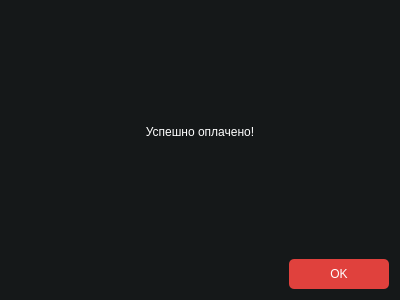
<?xml version="1.0" encoding="UTF-8"?>
<ui version="4.0">
 <class>Dialog</class>
 <widget class="QDialog" name="Dialog">
  <property name="geometry">
   <rect>
    <x>0</x>
    <y>0</y>
    <width>400</width>
    <height>300</height>
   </rect>
  </property>
  <property name="minimumSize">
   <size>
    <width>400</width>
    <height>300</height>
   </size>
  </property>
  <property name="maximumSize">
   <size>
    <width>400</width>
    <height>300</height>
   </size>
  </property>
  <property name="windowTitle">
   <string>Оплачено!</string>
  </property>
  <property name="windowIcon">
   <iconset resource="../icon_and_logo_qrc/Logo.qrc">
    <normaloff>:/newPrefix/img/LOGO_icon_4.png</normaloff>:/newPrefix/img/LOGO_icon_4.png</iconset>
  </property>
  <property name="styleSheet">
   <string notr="true">background-color: #151819;</string>
  </property>
  <layout class="QVBoxLayout" name="verticalLayout">
   <item>
    <widget class="QLabel" name="label">
     <property name="styleSheet">
      <string notr="true">color: #ffffff;
font: 57 20pt &quot;Montserrat Medium&quot;;</string>
     </property>
     <property name="text">
      <string>Успешно оплачено!</string>
     </property>
     <property name="alignment">
      <set>Qt::AlignCenter</set>
     </property>
    </widget>
   </item>
   <item>
    <widget class="QDialogButtonBox" name="buttonBox">
     <property name="styleSheet">
      <string notr="true">QPushButton{
background-color: rgb(224, 65, 61);
color: #fff;
border-radius: 5px;
font: 57 10pt &quot;Montserrat Medium&quot;;
width: 100px;
height: 30px;
}

QPushButton:hover{
background-color: rgb(204, 5, 0);
}</string>
     </property>
     <property name="orientation">
      <enum>Qt::Horizontal</enum>
     </property>
     <property name="standardButtons">
      <set>QDialogButtonBox::Ok</set>
     </property>
    </widget>
   </item>
  </layout>
 </widget>
 <resources>
  <include location="../icon_and_logo_qrc/Logo.qrc"/>
 </resources>
 <connections>
  <connection>
   <sender>buttonBox</sender>
   <signal>accepted()</signal>
   <receiver>Dialog</receiver>
   <slot>accept()</slot>
   <hints>
    <hint type="sourcelabel">
     <x>248</x>
     <y>254</y>
    </hint>
    <hint type="destinationlabel">
     <x>157</x>
     <y>274</y>
    </hint>
   </hints>
  </connection>
  <connection>
   <sender>buttonBox</sender>
   <signal>rejected()</signal>
   <receiver>Dialog</receiver>
   <slot>reject()</slot>
   <hints>
    <hint type="sourcelabel">
     <x>316</x>
     <y>260</y>
    </hint>
    <hint type="destinationlabel">
     <x>286</x>
     <y>274</y>
    </hint>
   </hints>
  </connection>
 </connections>
</ui>
